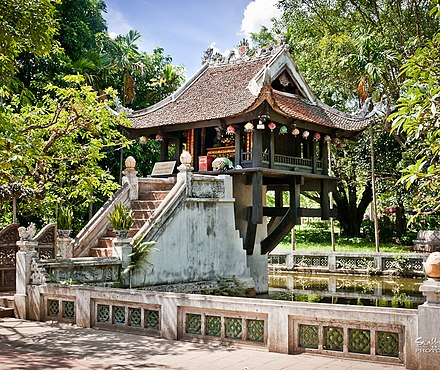
#> input picture COURSES/NUMERICAL METHODS FOR DATA SCIENCE/SVD_application/One_Pillar_Pagoda_Hanoi.jpg, 440 x 370 px
$ jupyter execute bai5.ipynb
#> lines starting #> are read from the running program, lines starting #| are printed output that depends on the picture; long printed decimals are rounded
[cell 1]
import numpy as np
import cv2
from pylab import imread
from skimage.color import rgb2gray
from matplotlib import pyplot as plt
from scipy.linalg import svd

[cell 2]
# đọc ảnh
image=imread('One_Pillar_Pagoda_Hanoi.jpg')
#> image is the input picture: shape (370, 440, 3); mean R, G, B 123.1, 122.1, 98.2

[cell 3]
# Chuyển về ảnh xám
image_gray = cv2.cvtColor(image, cv2.COLOR_RGB2GRAY)
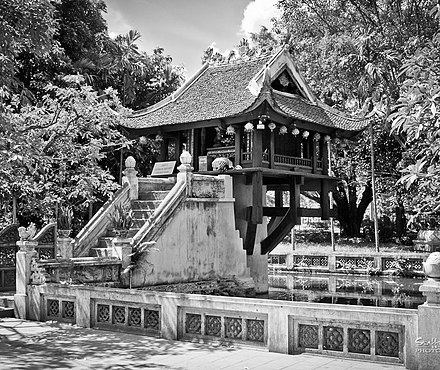
#> image_gray: shape (370, 440); min 0, max 255, mean 119.7

[cell 4]
# biến hình ảnh thành dạng mảng
A = np.array(image_gray)
A

[cell 5]
def truncated_svd(A, k):
    # SVD của ma trận A
#> called with k = 50
    U, S_diag, V = svd(A)
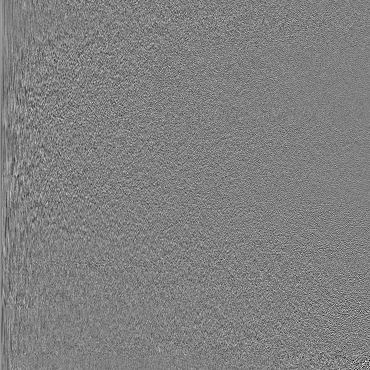
#> U: shape (370, 370) float32; min -0.355, max 0.35, mean 8.18e-05; drawn with min black and max white
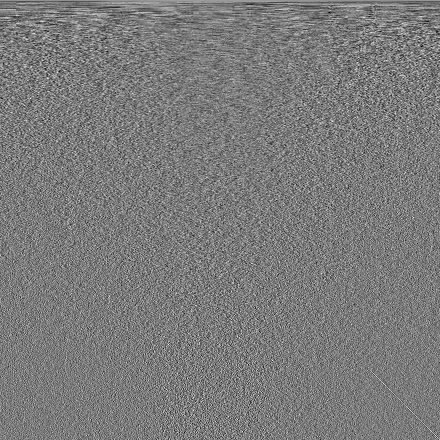
#> V: shape (440, 440) float32; min -0.218, max 0.233, mean 0.000104; drawn with min black and max white
#> S_diag = 370 values, max 49821.5 at index 0, min 46.17 at index 369, mean 1062
    # truncated SVD
    U_k = U[:, :k]
    Sigma_k = np.diag(S_diag[:k])
    V_k = V[:k, :]
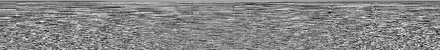
#> V_k: shape (50, 440) float32; min -0.218, max 0.198, mean 0.000854; drawn with min black and max white
    # Số thông tin được giữ lại
    A_F = np.sum(S_diag**2)
#> A_F = 3.18e+09
    A_All = np.sum((A - U_k @ Sigma_k @ V_k)**2)
#> A_All = 193017440
    percent = (1 - (A_All / A_F)) * 100
#> percent = 93.92

    return U_k, Sigma_k, V_k, percent

U_k_1, Sigma_k_1, V_k_1, percent_1 = truncated_svd(A, 50)
#> percent_1 = 93.92
U_k_2, Sigma_k_2, V_k_2, percent_2 = truncated_svd(A, 150)
#> call 2 of truncated_svd, with k = 150
#> in truncated_svd (call 2), `U_k = U[:, :k]`:
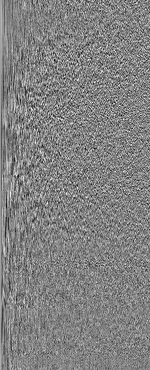
#> U_k: shape (370, 150) float32; min -0.232, max 0.222, mean 0.000248; drawn with min black and max white
#> in truncated_svd (call 2), `V_k = V[:k, :]`:
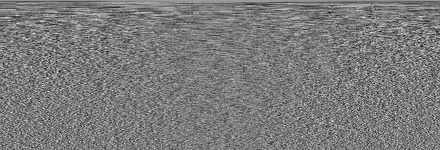
#> V_k: shape (150, 440) float32; min -0.218, max 0.233, mean 0.000299; drawn with min black and max white
#> in truncated_svd (call 2), `A_All = np.sum((A - U_k @ Sigma_k @ V_k)**2)`: A_All = 43188904
#> in truncated_svd (call 2), `percent = (1 - (A_All / A_F)) * 100`: percent = 98.64
#> percent_2 = 98.64
U_k_3, Sigma_k_3, V_k_3, percent_3 = truncated_svd(A, 255)
#> call 3 of truncated_svd, with k = 255
#> in truncated_svd (call 3), `U_k = U[:, :k]`:
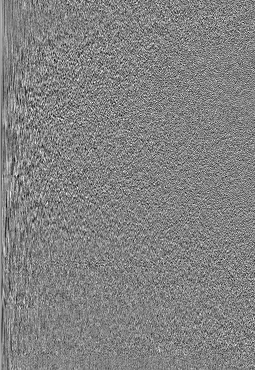
#> U_k: shape (370, 255) float32; min -0.232, max 0.222, mean 0.00013; drawn with min black and max white
#> in truncated_svd (call 3), `V_k = V[:k, :]`:
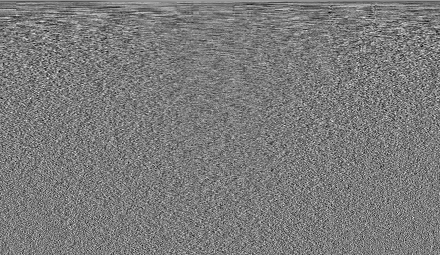
#> V_k: shape (255, 440) float32; min -0.218, max 0.233, mean 0.000177; drawn with min black and max white
#> in truncated_svd (call 3), `A_All = np.sum((A - U_k @ Sigma_k @ V_k)**2)`: A_All = 5597896.5
#> in truncated_svd (call 3), `percent = (1 - (A_All / A_F)) * 100`: percent = 99.82
#> percent_3 = 99.82


print("% lượng thông tin được giữ lại khi k=50: ",percent_1)
#| % lượng thông tin được giữ lại khi k=50:  93.922
print("% lượng thông tin được giữ lại khi k=150: ",percent_2)
#| % lượng thông tin được giữ lại khi k=150:  98.640
print("% lượng thông tin được giữ lại khi k=255: ",percent_3)
#| % lượng thông tin được giữ lại khi k=255:  99.824

[cell 6]
# Tạo lại ma trận A từ 3 ma trận của truncated_svd
A1 = np.dot(U_k_1, np.dot(Sigma_k_1, V_k_1))
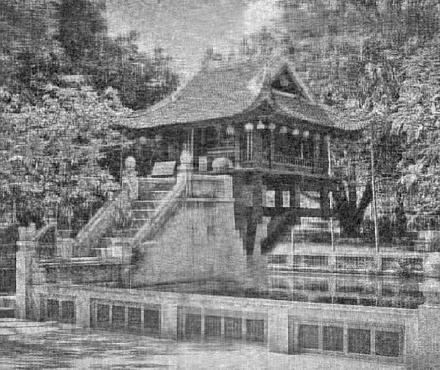
#> A1: shape (370, 440) float32; min -69.55, max 300.8, mean 119.7; drawn with min black and max white
A2 = np.dot(U_k_2, np.dot(Sigma_k_2, V_k_2))
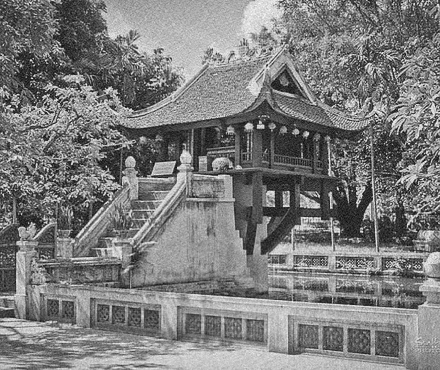
#> A2: shape (370, 440) float32; min -51.19, max 298.1, mean 119.7; drawn with min black and max white
A3 = np.dot(U_k_3, np.dot(Sigma_k_3, V_k_3))
print("Ma trận A1:\n",A1)
#> (printed output is left out)
print("Ma trận A2:\n",A2)
#> (printed output is left out)
print("Ma trận A3:\n",A3)
#> (printed output is left out)
